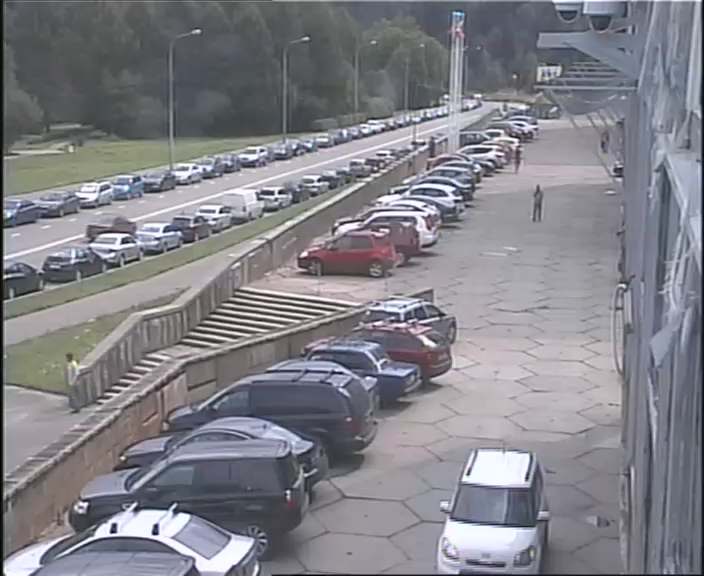
#> input picture frame 50 of Лекция 8/examples/Panasonic_test_cnn.avi, 704 x 576 px, given in place of vtest.avi, which was not available
$ python rolling_mean.py   (older library calls are emulated)
#> lines starting #> are read from the running program, lines starting #| are printed output that depends on the picture; after the words box and inside, x2 and y2 are one past the last pixel; in counts of white or black regions, pixels touching at a corner belong together; pictures that were not available may be replaced by others from this repository, and a replacement may not be noted
import cv2
import numpy as np

cap=cv2.VideoCapture("vtest.avi")
#cap=cv2.VideoCapture("Panasonic_test_cnn.avi")

proceed = True
first_frame = True

alpha = 0.01
t0 = 14.0

result, frame = cap.read()
#> frame is the input picture: shape (576, 704, 3); mean B, G, R 136.4, 129.1, 130
if not result:
    quit(-1)

background = frame.astype(float)
threshold = np.zeros((frame.shape[0], frame.shape[1], frame.shape[2]), float)
threshold.fill(t0)
#> threshold: shape (576, 704, 3) float64; every value is 14
label = np.zeros((frame.shape[0], frame.shape[1], 1), np.float)
one_mat = np.ones_like(label)


while proceed:
    result, frame = cap.read()
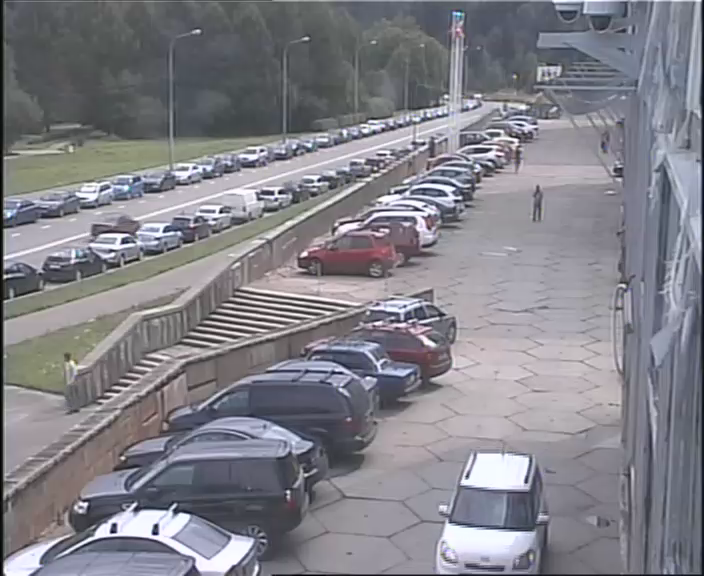
#> input picture frame 51 of Лекция 8/examples/Panasonic_test_cnn.avi, 704 x 576 px, given in place of vtest.avi, which was not available
#> frame is the input picture: shape (576, 704, 3); mean B, G, R 136.4, 129.2, 130
    if not result:
        break
    coef1 = one_mat[:, :, 0] - alpha * (one_mat[:, :, 0] - label[:, :, 0])
    coef2 = alpha * (one_mat[:, :, 0] - label[:, :, 0])
    for c in range(0, frame.shape[2]):
        background[:, :, c] = np.multiply(background[:, :, c], coef1) + np.multiply(frame[:, :, c], coef2)
        threshold[:, :, c] = np.multiply(threshold[:, :, c], coef1) + \
            np.multiply(np.abs(background[:, :, c]-frame[:, :, c]), coef2)
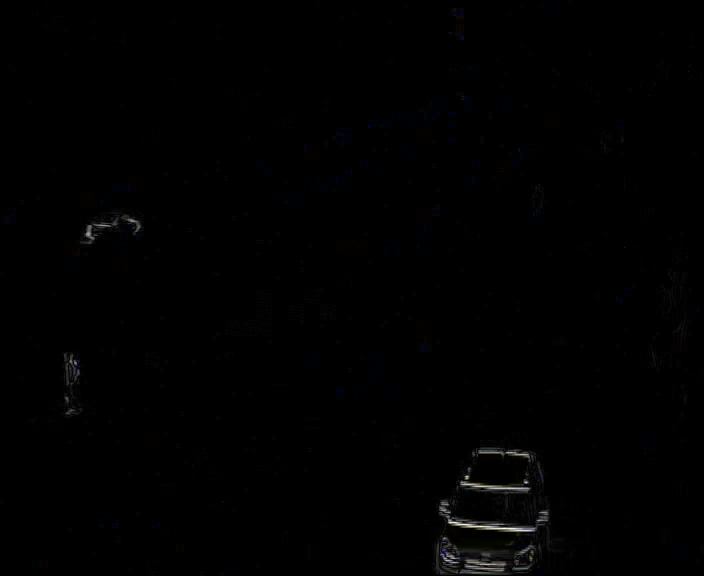
#> threshold: shape (576, 704, 3) float64; mean of channels 0, 1, 2 13.87, 13.87, 13.87; drawn with min black and max white

    label[:,:,0] = np.amax(np.abs(background - frame) > 5 * threshold , axis=2)
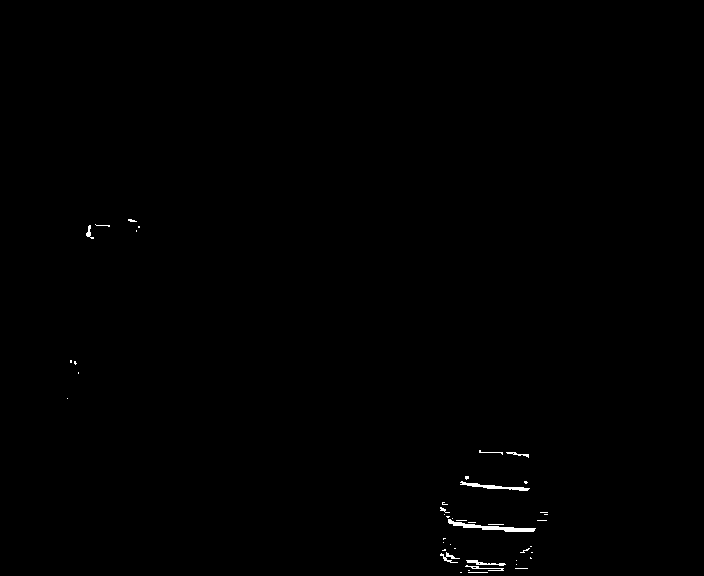
#> label: shape (576, 704, 1) float64; values 0 (black) and 1 (white), 0.29% white; 44 white regions (34 under 20 px), largest, box (x1, y1, x2, y2) and area: (448, 519, 536, 532) 347, (460, 481, 530, 491) 214, (466, 560, 506, 566) 97

    cv2.imshow("frame", frame)
    background_to_show = background/255.0
    cv2.imshow("background", background_to_show)
    threshold_to_show=threshold/15.0
    cv2.imshow("threshold", threshold_to_show)
    cv2.imshow("label", label)
    key=cv2.waitKey(1)
#> (key q is pressed here)
    if key in [ord('q'),  27, 32]:
        quit(0)
#> (the program exits here)
